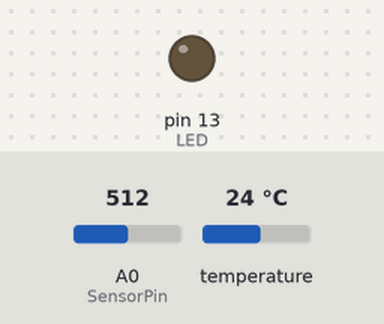
A sketch run on a simulated Arduino Uno, built with avr-gcc and run on an emulated ATmega328P. On the bench: output pins drawn as LEDs (lit = HIGH). Inputs (shaded band) come from the test bench; at power-on: A0 (SensorPin) = 512, temperature 24 °C. What the sketch prints to the serial monitor is not drawn.

Above: at 0.4 s.
At 4.7 s:
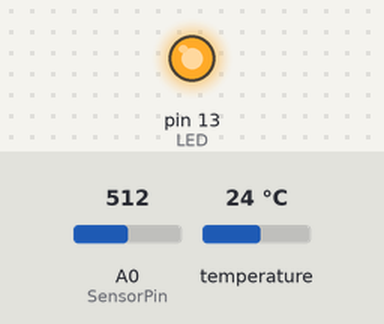
Timing chart, 0 to 7.2 s (numbered marks = the images above):
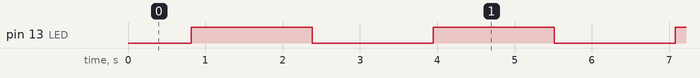

Measured:
- by itself, pin 13 (LED): alternates HIGH for 1.6 s and LOW for 1.6 s

The sketch:

PH_calibration_and_data_collection.ino
```cpp
#include <Wire.h>
#include <OneWire.h>
#include <DallasTemperature.h>

#define ONE_WIRE_BUS 5
#define SensorPin A0  // pH meter Analog output
#define Offset -3  // Deviation compensate
#define LED 13
#define samplingInterval 20
#define printInterval 800
#define ArrayLenth 40 // Times of collection

OneWire oneWire(ONE_WIRE_BUS);
DallasTemperature sensors(&oneWire);

int pHArray[ArrayLenth]; // Store average value
int pHArrayIndex = 0;

// Function declaration
double avergearray(int* arr, int number);

void setup() {
  pinMode(LED, OUTPUT);
  Serial.begin(9600);
  Serial.println("pH meter experiment!");

  // Initialize temperature sensor
  sensors.begin();
}

void loop() {
  static unsigned long samplingTime = millis();
  static unsigned long printTime = millis();
  static float pHValue, voltage;

  // Read pH value
  if (millis() - samplingTime > samplingInterval) {
    pHArray[pHArrayIndex++ % ArrayLenth] = analogRead(SensorPin);
    voltage = avergearray(pHArray, ArrayLenth) * 5.0 / 1024.0;
    pHValue = 3.5 * voltage + Offset;
    samplingTime = millis();
  }

  // Print pH and temperature
  if (millis() - printTime > printInterval) {
    Serial.print("PH: ");
    Serial.print(pHValue, 2);
    digitalWrite(LED, !digitalRead(LED)); // Toggle LED

    sensors.requestTemperatures();
    float temperature = sensors.getTempCByIndex(0);
    if (temperature != DEVICE_DISCONNECTED_C) {
      Serial.print(" Temperature: ");
      Serial.println(temperature);
    } else {
      Serial.println(" Temperature sensor disconnected!");
    }

    printTime = millis();
  }
}

double avergearray(int* arr, int number) {
  if (number <= 0) {
    Serial.println("Error: invalid array length!");
    return 0;
  }

  long amount = 0;
  int min = arr[0], max = arr[0];

  for (int i = 0; i < number; i++) {
    if (arr[i] < min) {
      min = arr[i];
    } else if (arr[i] > max) {
      max = arr[i];
    }
    amount += arr[i];
  }

  // Exclude the minimum and maximum values
  amount -= min;
  amount -= max;

  return (double)amount / (number - 2);
}
```
